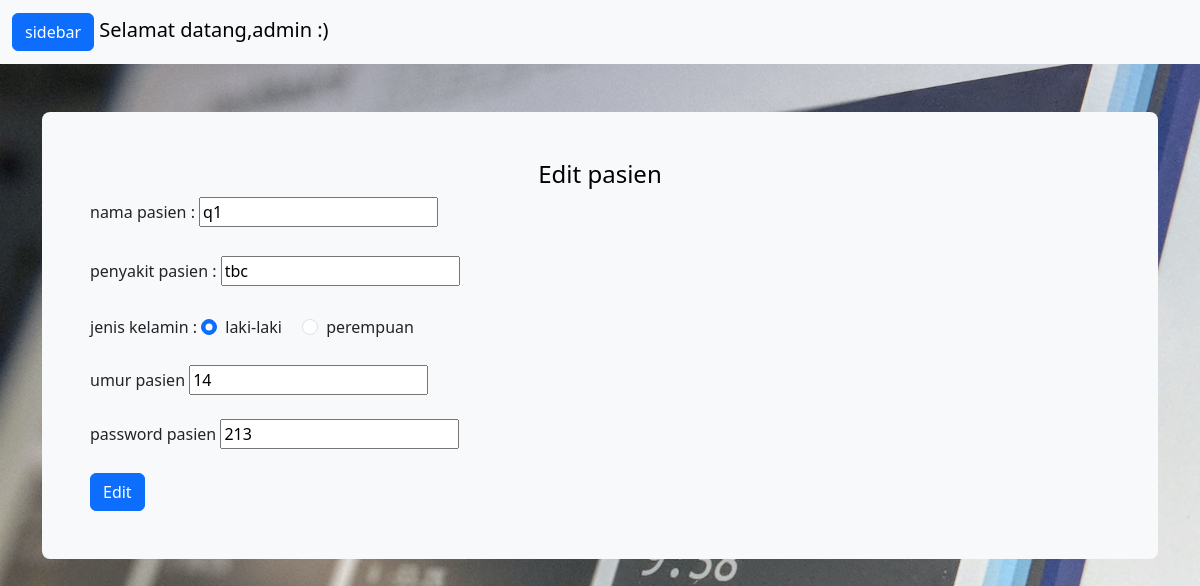
/admin/edit/edit2_pasien.php?id_pasien=16, run on the app's committed database.
### tables this page shows
CREATE TABLE `data_pasien` (
  `id_pasien` int(11) NOT NULL,
  `nama_pasien` varchar(255) DEFAULT NULL,
  `penyakit_pasien` varchar(255) DEFAULT NULL,
  `jk_pasien` enum('laki-laki','perempuan') DEFAULT NULL,
  `umur_pasien` int(11) DEFAULT NULL,
  `password_pasien` int(11) DEFAULT NULL,
  `id_obat` int(11) NOT NULL,
  `id_dokter` int(11) NOT NULL
);

### admin/edit/edit2_pasien.php (the view, shortened to what this page needs)
<?php
$servername = "localhost";
$username = "root";
$password = "";
$dbname = "db_rumah sakit";
$conn = mysqli_connect($servername, $username, $password, $dbname);
$username = $_SESSION['nama_admin'];
if(isset($_GET["id_pasien"])) {
  $id_pasien = $_GET["id_pasien"];
  $query = "SELECT * FROM data_pasien WHERE id_pasien=$id_pasien";
  $result = mysqli_query($conn, $query);
  $row = mysqli_fetch_assoc($result);
} else {
}
?>
<!doctype html>
<html lang="en">
  <head>
    <link href="https://cdn.jsdelivr.net/npm/bootstrap@5.3.0/dist/css/bootstrap.min.css" rel="stylesheet">
  </head>
  <body>
    <nav class="navbar bg-body-tertiary">
        <div class="container-fluid">
        <span class="navbar-brand mb-0 h1">
            <button class="btn btn-primary" type="button" data-bs-toggle="offcanvas" data-bs-target="#offcanvasExample" aria-controls="offcanvasExample">
                sidebar
            </button>
            <?php echo "Selamat datang,admin " . $username . " :)"; ?>
        </span>
        </div>
    </nav>
    <div class="container my-5">
        <div class="p-5  bg-body-tertiary rounded-3">
          <h4 class="text-body-emphasis text-center">Edit pasien</h4>
          <form class="g-3 needs-validation" method="POST" novalidate>
            <div class="">
              <label for="validationCustom01" class="form-label">nama pasien :</label>
              <input type="text" class="" id="validationCustom01" name="nama_pasien" value="<?php echo $row["nama_pasien"]; ?>"> <br><br>
            </div>
            <div class="">
                <label for="validationCustom01" class="form-label">penyakit pasien :</label>
                <input type="text" class="" id="validationCustom02" name="penyakit_pasien" value="<?php echo $row['penyakit_pasien']; ?>"> <br><br>
            </div>
            <label class="form-check-label" >jenis kelamin :</label>
              <div class="form-check form-check-inline">
                <input class="form-check-input" type="radio" name="jk_pasien" id="inlineRadio1" name="jk_pasien" value="laki-laki" <?php if ($row['jk_pasien'] == "laki-laki") echo 'checked'; ?> >
                <label class="form-check-label" for="inlineRadio1">laki-laki</label>
              </div>
              <div class="form-check form-check-inline">
                <input class="form-check-input" type="radio" name="jk_pasien" id="inlineRadio2" name="jk_pasien" value="perempuan" <?php if ($row['jk_pasien'] == "perempuan") echo 'checked'; ?> >
                <label class="form-check-label" for="inlineRadio2">perempuan</label>
              </div> <br><br>
            <div class="">
              <label for="">umur pasien</label>
              <input type="text" class="" id="validationCustom01" name="umur_pasien" value="<?php echo $row['umur_pasien']; ?>"> <br><br>
            </div>
            <div class="">
              <label for="">password pasien</label>
              <input type="text" class="" id="validationCustom01" name="password_pasien" value="<?php echo $row['password_pasien']; ?>"> <br><br>
            </div>
            <div class="col-12">
                <button class="btn btn-primary" value="submit" name="submit" type="submit">Edit</button>
            </div>
          </form>
        </div>
      </div>
  </body>
</html>

### admin/edit/edit2_pasien.php (style rules this page uses)
body { background-image: url('background/admin1.jpg'); background-size: cover; height: 200px; width: 100%; }

### data on the page
data_pasien: nama_pasien "q1", penyakit_pasien "tbc", jk_pasien "☑ laki-laki", jk_pasien "☐ perempuan", umur_pasien "14", password_pasien "213"
